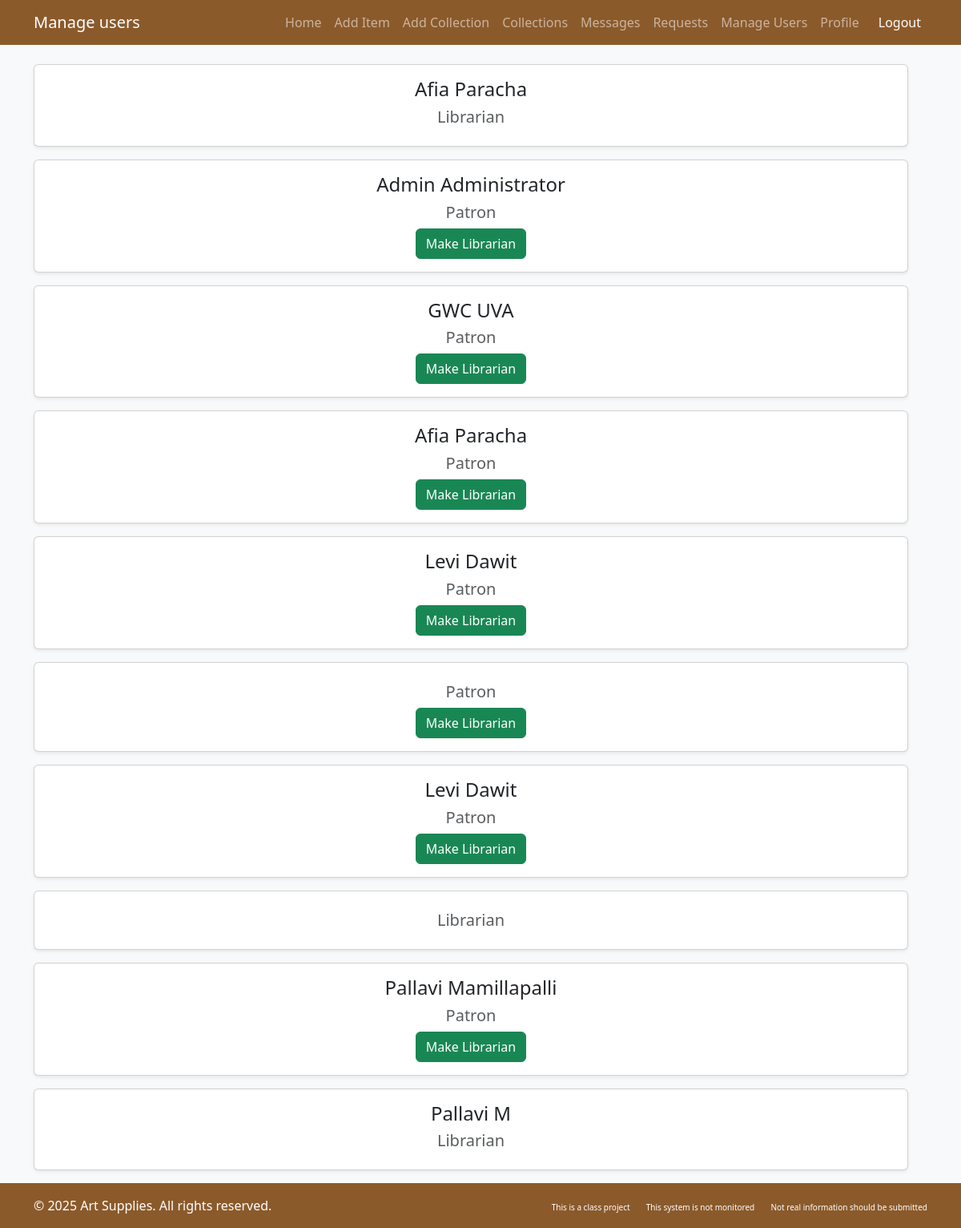
Page /artlibrary/manage_users/ (signed in) on the earlier database version.
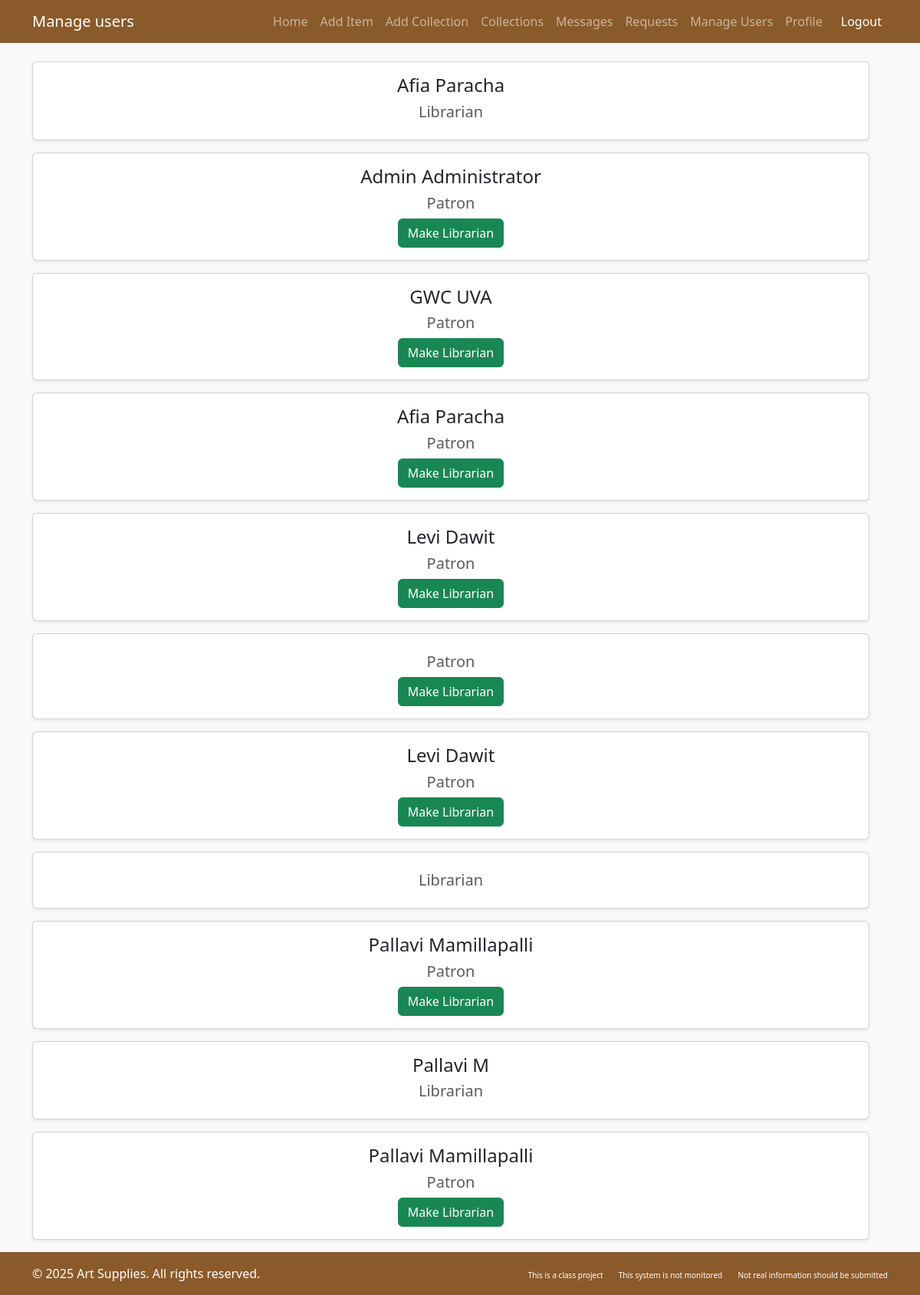
Same page on the later database version.
### artlibrary/models.py (models this page shows, shortened)
class CustomUser(AbstractUser):
    profile_pic = models.ImageField(
        storage=S3Boto3Storage(),
        upload_to='profile_pics/',
        null=True,
        blank=True
    )
    date_joined = models.DateTimeField(auto_now_add=True)
    roles = (('patron', 'Patron'), ('librarian', 'Librarian'), ('anonymous', 'Anonymous'))
    user_role = models.CharField(max_length=12, choices=roles, default='patron')
    email = models.EmailField(blank=True, max_length=254, verbose_name='email address')

### artlibrary/views.py (the view)
# urls.py: path('manage_users/',views.manage_users,name="manage_users"),
def manage_users(request):
    if(request.user.user_role!="librarian"):
        if request.user.user_role=="anonymous":
            return redirect("anonymous_page")
        else:
            return redirect("patron_page")
    usersList= CustomUser.objects.all()
    context={'all_users':usersList}
    return render(request,'artlibrary/manage_users.html',context)

### artlibrary/templates/artlibrary/manage_users.html (shortened to what this page needs)
{% load django_bootstrap5 %}
<!DOCTYPE html>
<html lang="en">
<head>
    {% bootstrap_css %}
</head>
<body class="bg-light">
    <nav class="navbar navbar-expand-lg navbar-dark bg-brown">
        <div class="container">
            <a class="navbar-brand" href="#">Manage users</a>
            <div class="collapse navbar-collapse" id="navbarNav">
                <ul class="navbar-nav ms-auto">
                    <li class="nav-item"><a class="nav-link" href="{% url 'dashboard' %}">Home</a></li>
                    {% if request.user.user_role == "librarian" %}
                    <li class="nav-item"><a class="nav-link" href="{% url 'add_item' %}">Add Item</a></li>
                    {% endif %}
                    {% if request.user.user_role != "anonymous_user" %}
                    <li class="nav-item"><a class="nav-link" href="{% url 'add_collection' %}">Add Collection</a></li>
                    {% endif %}
                    <li class="nav-item"><a class="nav-link" href="{% url 'collections' %}">Collections</a></li>
                    <li class="nav-item"><a class="nav-link" href="#">Messages</a></li>
                    {% if request.user.user_role == "librarian" %}
                    <li class="nav-item"><a class="nav-link" href="{% url 'view_requests' user.id %}">Requests</a></li>
                    <li class="nav-item"><a class="nav-link" href="{% url 'manage_users' %}">Manage Users</a></li>
                    {% endif %}
                    {% if request.user.user_role != "anonymous_user" %}
                    <li class="nav-item"><a class="nav-link" href="{% url 'profile' %}">Profile</a></li>
                    {% endif %}
                    <li class="nav-item">
                        <a class="nav-link btn btn-danger btn-sm text-white ms-2" href="{% url 'logout' %}">Logout</a>
                    </li>
                </ul>
            </div>
        </div>
    </nav>
    <div class="container mt-4 flex-column align-items-center w-100">
        {% for user in all_users %}
        <div class="row justify-content-center w-100 mb-3">
            <div class="col-md-6 col-lg-4 w-100">
                <div class="card shadow-sm">
                    <div class="card-body text-center">
                        <h4 class="card-title">{{ user.get_full_name }}</h4>
                        <h5 class="text-muted">{{ user.user_role|title }}</h5>
                        {% if user.user_role != "librarian" %}
                        <a href="{% url 'make_librarian' user.id %}" class="btn btn-success">Make Librarian</a>
                        {% endif %}
                    </div>
                </div>
            </div>
        </div>
        {% endfor %}
    </div>
</body>
<footer class="py-3 bg-dark text-white mt-auto bg-brown">
    <div class="container">
        <div class="row">
            <div class="col-md-6">
                <p class="mb-0">&copy; 2025 Art Supplies. All rights reserved.</p>
            </div>
            <div class="col-md-6 text-md-end">
                <a href="#" class="text-white text-decoration-none me-3" style="font-size: 10px;">This is a class project</a>
                <a href="#" class="text-white text-decoration-none me-3" style="font-size: 10px;">This system is not monitored</a>
                <a href="#" class="text-white text-decoration-none" style="font-size: 10px;">Not real information should be submitted</a>
            </div>
        </div>
    </div>
</footer>
</body>
</html>

### artlibrary/templates/artlibrary/manage_users.html (style rules this page uses)
:root { --bs-primary: #8B5A2B; --bs-primary-rgb: 139, 90, 43; --bs-secondary: #A67C52; --bs-secondary-rgb: 166, 124, 82; --bs-dark: #5D4037; }
body { min-height: 100vh; display: flex; flex-direction: column; }
.bg-brown { background-color: #8B5A2B !important; }

Differences in the rows shown:
added CustomUser: get_full_name "Pallavi Mamillapalli", user_role "Patron", shows "Make Librarian"
